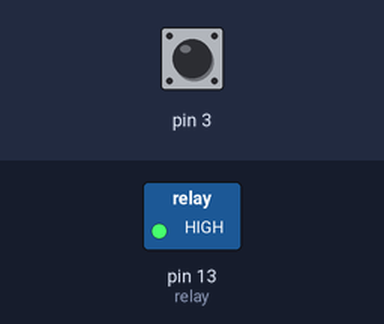
This sketch was run on a simulated Arduino Uno, built with avr-gcc and run on an emulated ATmega328P. Parts: switched loads named in the sketch (green lamp = pin HIGH). Inputs (shaded band) come from the test bench; at power-on: pin 3 HIGH. What the sketch prints to the serial monitor is not drawn.

Above: at 0.1 s.
Timing chart, 0 to 1.6 s (numbered marks = the images above):
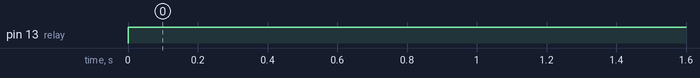

Measured:
- by itself, pin 13 (relay): LOW → HIGH at 0.00 s

The sketch:

Ignition_system.ino
```cpp
int relay = 13;
volatile byte relayState = LOW;
boolean launched = false;
void setup() {
  // put your setup code here, to run once:
pinMode(3, INPUT_PULLUP);
pinMode(13, OUTPUT);
Serial.begin(9600);
//start
}

void loop() {
  // put your main code here, to run repeatedly:
//delay(5000);
int button = digitalRead(3);
if (launched == 0 && button ==1){
  digitalWrite(relay, HIGH);
  launched = true;
  Serial.print("HIGH");
  }
  else{
    Serial.println("done");
    }
}
```
